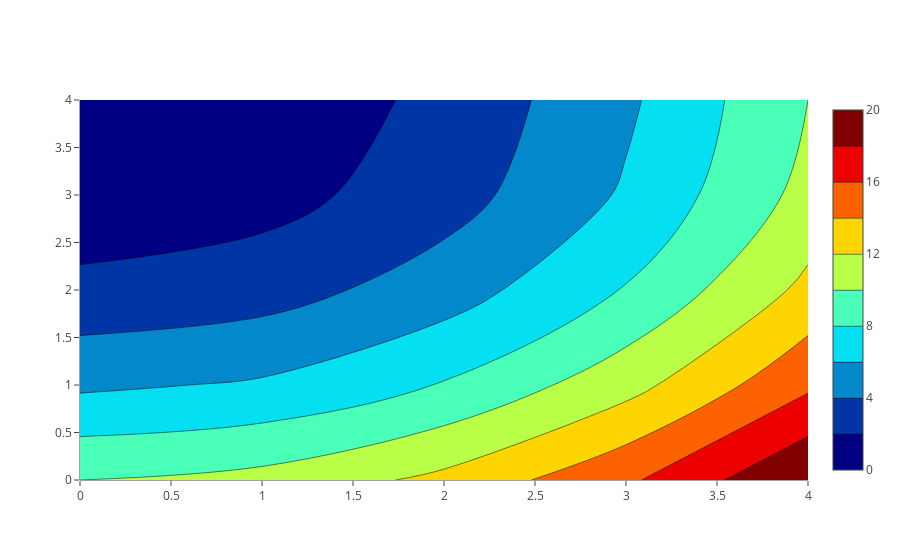

The code cell stored with this chart in its notebook:
### Markdown cell above
# Colorscale for Contour Plot

### Code cell
import plotly.graph_objs as go

data = [
     go.Contour(
        z=[[10, 10.625, 12.5, 15.625, 20],
           [5.625, 6.25, 8.125, 11.25, 15.625],
           [2.5, 3.125, 5., 8.125, 12.5],
           [0.625, 1.25, 3.125, 6.25, 10.625],
           [0, 0.625, 2.5, 5.625, 10]],
        colorscale='Jet',
    )]
pyo.iplot(data)

### Figure 1 — Plotly figure (JSON) as saved in the notebook; plotly's stock layout.template omitted (floating-point values rounded to 4 significant figures)
{"data": [{"colorscale": "Jet", "type": "contour", "uid": "6a3305ed-a5df-4f61-a77d-6a0b16d2e7a2", "z": [[10, 10.62, 12.5, 15.62, 20], [5.625, 6.25, 8.125, 11.25, 15.62], [2.5, 3.125, 5, 8.125, 12.5], [0.625, 1.25, 3.125, 6.25, 10.62], [0, 0.625, 2.5, 5.625, 10]]}], "layout": {}}
